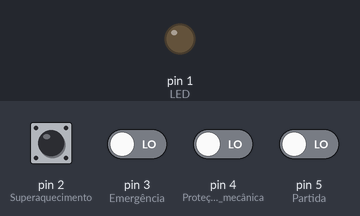
A sketch run on a simulated Arduino Uno, built with avr-gcc and run on an emulated ATmega328P. Shown: output pins drawn as LEDs (lit = HIGH). The inputs (shaded band) are chosen by the test bench; at power-on: pin 2 (Superaquecimento), pin 3 (Emergência), pin 4 (Proteção_mecânica), pin 5 (Partida) LOW.

Above: at 1.2 s.
1.3 s: pin 4 (Proteção_mecânica) driven HIGH and pin 5 (Partida) driven HIGH
At 1.8 s:
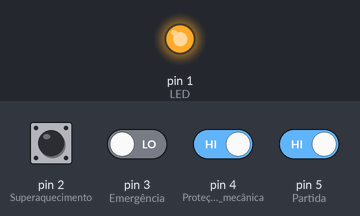
2.8 s: pin 3 (Emergência) driven HIGH
At 4.0 s:
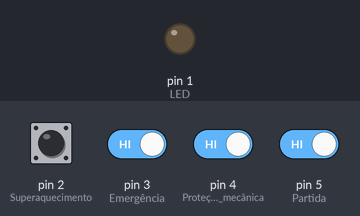
4.3 s: pin 3 (Emergência) driven LOW
At 5.3 s:
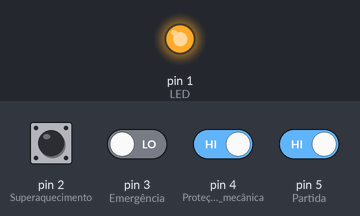
Timing chart, 0 to 7.3 s (numbered marks = the images above; inputs shaded):
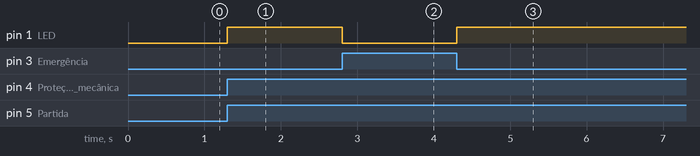

The sketch:

ex1_cp3.ino
```cpp
#define A digitalRead(5)
#define B digitalRead(4)
#define C digitalRead(3)
#define D digitalRead(2)

void setup()
{
    pinMode(1, OUTPUT); // LED
    pinMode(2, INPUT);  // Superaquecimento
    pinMode(3, INPUT);  // Emergência
    pinMode(4, INPUT);  // Proteção mecânica
    pinMode(5, INPUT);  // Partida
}

void loop()
{
    digitalWrite(1, A & B & !(C | D));
}
```

Measured:
- after the input at 1.3 s, pin 1 (LED): LOW → HIGH at once
- after the input at 2.8 s, pin 1 (LED): HIGH → LOW at once
- after the input at 4.3 s, pin 1 (LED): LOW → HIGH at once
